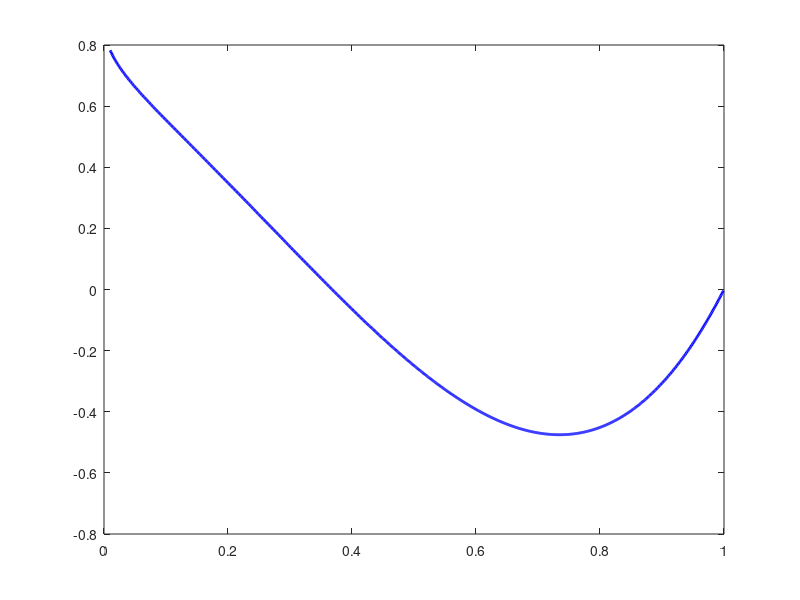

Source code (MATLAB): (Note: this script raises an error after producing the figure.)
clc;clear;

% Định nghĩa khoảng giá trị của k
k = linspace(0.01, 0.999, 1000); % Tránh k = 0 vì ln(0) không xác định

% Tính toán giá trị của hàm f(k)
f_k = (1 - k.^2).^2 .* (1 + 1 ./ log(k));

% Vẽ đồ thị
figure;
plot(k, f_k, 'b-', 'LineWidth', 2);
hold on;

% Vẽ đường y = 0
yline(0.8, 'red--', 'LineWidth', 1.5);
yline(0.5, 'black--', 'LineWidth', 1.5);
yline(0.2, 'green--', 'LineWidth', 1.5);

% Thêm nhãn và tiêu đề
xlabel('k');
ylabel('f(k)');
grid on;
legend('f(k)');

% Thiết lập trục
xlim([0 1.2]); % Giới hạn trục x từ 0 đến 2
ylim([-0.6 1.1]); % Giới hạn trục y
hold off;